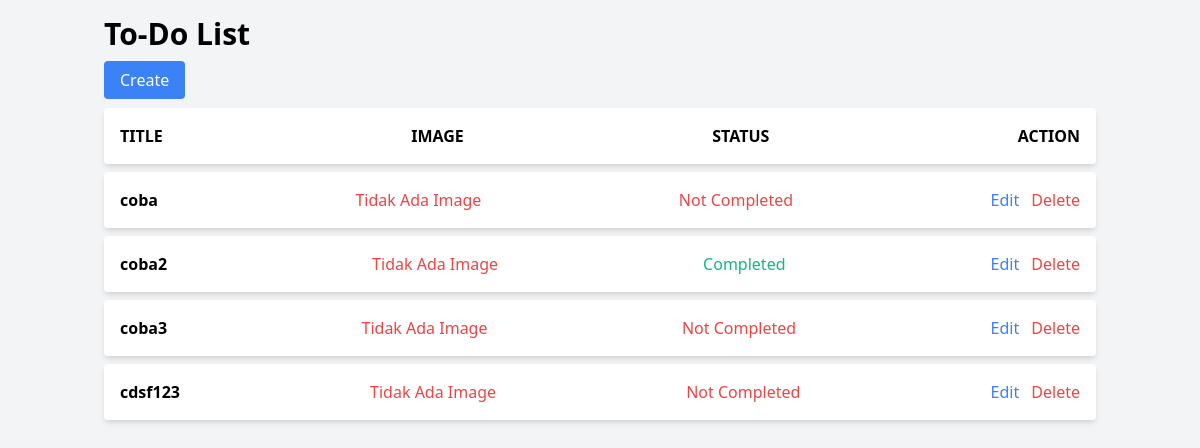
/, run on an earlier commit of the app's database.
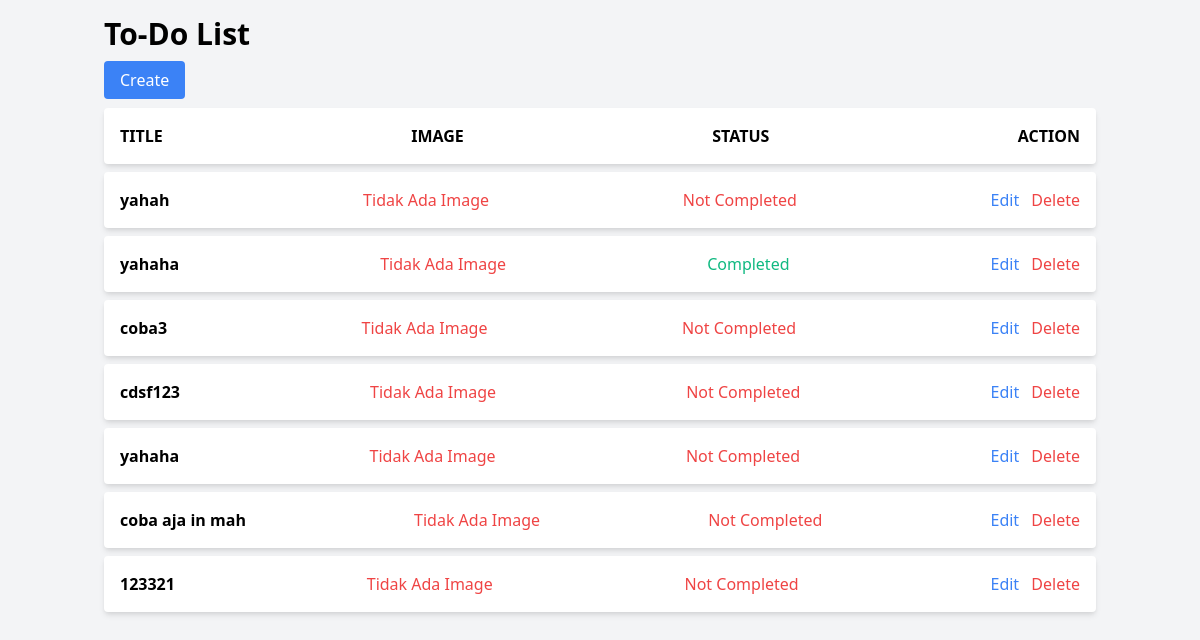
And on a later commit of the database.
### tasks/models.py (models this page shows, shortened)
class Task(models.Model):
    title = models.CharField(max_length=200)
    complete = models.BooleanField(default=False)
    created = models.DateTimeField(auto_now_add=True)
    image = models.ImageField(upload_to='task_images/', blank=True, null=True)

### tasks/views.py (the view)
# urls.py: path('', views.index, name='task_list'),
def index(request):
    tasks = Task.objects.all()
    form = TaskForm
    context = {'tasks' : tasks, 'form' : form}
    return render(request, 'tasks/list.html', context)

### tasks/templates/tasks/list.html (shortened to what this page needs)
<!DOCTYPE html>
<html lang="en">
<head>
    <link href="https://cdn.jsdelivr.net/npm/tailwindcss@2.2.19/dist/tailwind.min.css" rel="stylesheet">
</head>
<body class="bg-gray-100">
    <div class="container mx-auto p-4">
        <h1 class="text-3xl font-bold mb-4">To-Do List</h1>
        <a href="{% url 'create_task' %}" class="bg-blue-500 text-white px-4 py-2 rounded hover:bg-blue-600">Create</a>
        <ul class="mt-4">
            <li class="bg-white shadow-md rounded p-4 mb-2 flex justify-between items-center">
                <div>
                    <h2 class="font-semibold">TITLE</h2>
                </div>
                <div>
                    <h2 class="font-semibold">IMAGE</h2>
                </div>
                <div>
                    <h2 class="font-semibold">STATUS</h2>
                </div>
                <div>
                    <h2 class="font-semibold">ACTION</h2>
                </div>
            </li>
            {% for task in tasks %}
                <li class="bg-white shadow-md rounded p-4 mb-2 flex justify-between items-center">
                    <div>
                        <h2 class="font-semibold">{{ task.title }}</h2>
                    </div>
                    <div>
                        {% if task.image %}
                            <img src="{{ task.image.url }}" alt="{{ task.title }}" class="mt-2 rounded-md w-32 h-32 object-cover">
                        {% else %}
                            <span class="text-red-500">Tidak Ada Image</span>
                        {% endif %}
                    </div>
                    <div>
                        {% if task.complete %}
                            <span class="text-green-500">Completed</span>
                        {% else %}
                            <span class="text-red-500">Not Completed</span>
                        {% endif %}
                    </div>
                    <div>
                        <a href="{% url 'update_task' task.id %}" class="text-blue-500 hover:underline">Edit</a>
                        <a href="{% url 'delete_task' task.id %}" class="text-red-500 hover:underline ml-2">Delete</a>
                    </div>
                </li>
            {% endfor %}
        </ul>
    </div>
</body>
</html>

What changed in the data, as far as the page shows it:
changed Task: title "coba" → "yahah"
changed Task (number 2 of 7 on the later page): title "coba2" → "yahaha"
added Task: title "yahaha", shows "Tidak Ada Image", complete "Not Completed"
added Task: title "coba aja in mah", shows "Tidak Ada Image", complete "Not Completed"
added Task: title "123321", shows "Tidak Ada Image", complete "Not Completed"
